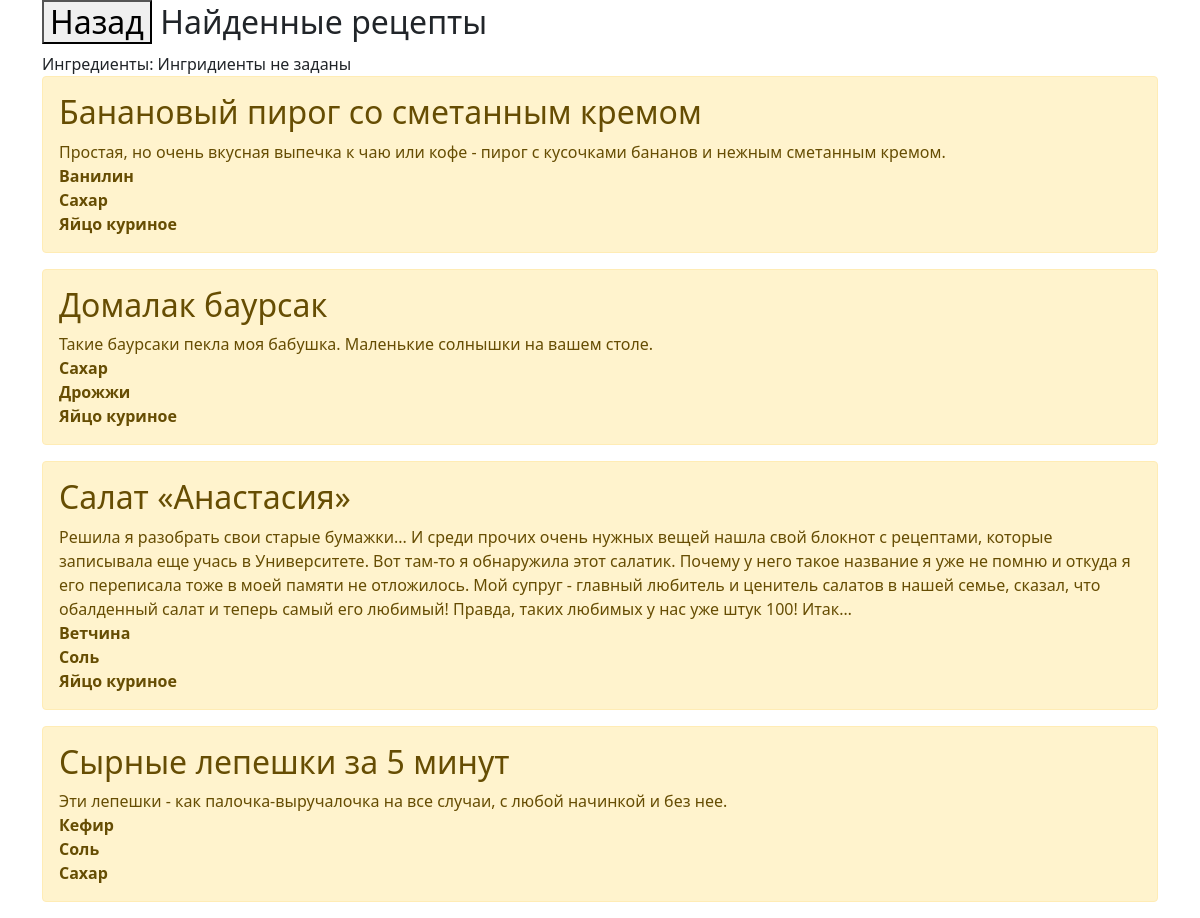
/search_ingredients/, run on the app's committed database.
### book_recipes/models.py (models this page shows, shortened)
class Recipes(models.Model):
    name = models.TextField("Название рецепта", primary_key=True, max_length=50, unique=True, default=None)
    description = models.TextField("Описание", null=True, default=None, blank=True)
    class Meta:
        verbose_name = "Рецепт"
        verbose_name_plural = "Рецепты"

class Ingredients(models.Model):
    ingredient = models.CharField("Ингредиенты", max_length=50, default=None)
    recipes = models.ForeignKey(Recipes, on_delete=models.CASCADE, default=None, verbose_name="Название рецепта",
                                )
    class Meta:
        verbose_name = "Ингредиент"
        verbose_name_plural = "Ингредиенты"
        unique_together = [['recipes', 'ingredient']]

### book_recipes/views.py (the view)
# urls.py: path('search_ingredients/', book_recipes.views.search_ingredients, name='search_ingredients'),
def search_ingredients(request):
    recs = Recipes.objects.all()
    ingrs = Ingredients.objects.all()
    recipes_list = []
    check_ingrs = request.GET.getlist('check_ingrs')
    for check_ingr in check_ingrs:
        for ingr in ingrs:
            if ingr.ingredient==check_ingr:
                recipes_list.append(ingr.recipes_id)
    recipes_list = list(set(recipes_list))
    return render(request, 'book_recipes/search_ingredients.html', {'check_ingrs': check_ingrs,
                                                                    "ingrs": ingrs,
                                                                    "recs": recs,
                                                                    "recipes_list": recipes_list,
                                                                    })

### book_recipes/templates/book_recipes/search_ingredients.html (shortened to what this page needs)
{% extends 'book_recipes/base.html' %}
{%block name%}
<form action="{%url 'recipes_list'%}" method="get">
<button type="submit">Назад</button>
Найденные рецепты
</form>
{%endblock%}
{%block body%}
<div> Ингредиенты:
    {% if check_ingrs %}
        {% for check_ingr in check_ingrs %}
                {{ check_ingr }}
        {%endfor%}
    {% else %}
        Ингридиенты не заданы
    {%endif%}
</div>
{% if recipes_list %}
    {% for rec in recs %}
        {% if rec.name in recipes_list%}
            <div class="alert alert-warning">
            <h2> {{ rec.name }} </h2>
            <div> {{ rec.description }} </div>
            {% for ingr in ingrs %}
                    {% if ingr.recipes_id == rec.name %}
                        <div><b>{{ingr.ingredient}}</b></div>
                    {% endif %}
            {% endfor %}
            </div>
        {%endif%}
    {% endfor %}
{% else %}
    {% for rec in recs %}
        <div class="alert alert-warning">
        <h2> {{ rec.name }} </h2>
        <div> {{ rec.description }} </div>
        {% for ingr in ingrs %}
                {% if ingr.recipes_id == rec.name %}
                    <div><b>{{ingr.ingredient}}</b></div>
                {% endif %}
        {% endfor %}
        </div>
    {% endfor %}
{%endif%}
{%endblock%}

### data on the page
Recipes: name "Банановый пирог со сметанным кремом", description "Простая, но очень вкусная выпечка к чаю или кофе - пирог с кусочками бананов и нежным сметанным кремом."
Ingredients: ingredient "Ванилин"
Ingredients: ingredient "Сахар"
Ingredients: ingredient "Яйцо куриное"
Recipes: name "Домалак баурсак", description "Такие баурсаки пекла моя бабушка. Маленькие солнышки на вашем столе."
Ingredients: ingredient "Сахар"
Ingredients: ingredient "Дрожжи"
Ingredients: ingredient "Яйцо куриное"
Recipes: name "Салат «Анастасия»", description "Решила я разобрать свои старые бумажки... И среди прочих очень нужных вещей нашла свой блокнот с рецептами, которые записывала еще учась в Университете. Вот там-то я обнаружила этот салатик. Почему у него такое название я уже не помню и откуда я его переписала тоже в моей памяти не отложилось. Мой супруг - главный любитель и ценитель салатов в нашей семье, сказал, что обалденный салат и теперь самый его любимый! Правда, таких любимых у нас уже штук 100! Итак…"
Ingredients: ingredient "Ветчина"
Ingredients: ingredient "Соль"
Ingredients: ingredient "Яйцо куриное"
Recipes: name "Сырные лепешки за 5 минут", description "Эти лепешки - как палочка-выручалочка на все случаи, с любой начинкой и без нее."
Ingredients: ingredient "Кефир"
Ingredients: ingredient "Соль"
Ingredients: ingredient "Сахар"
